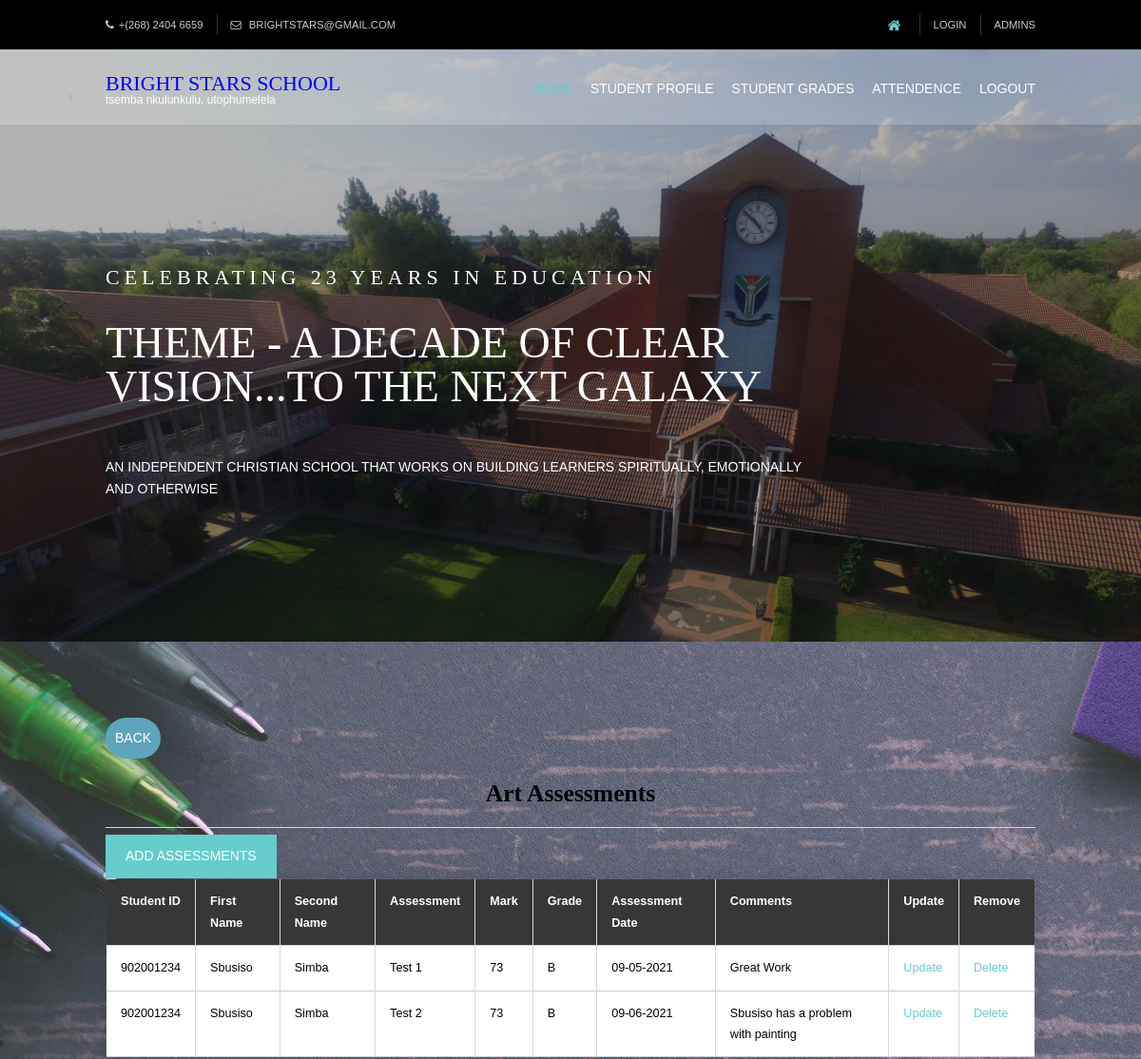
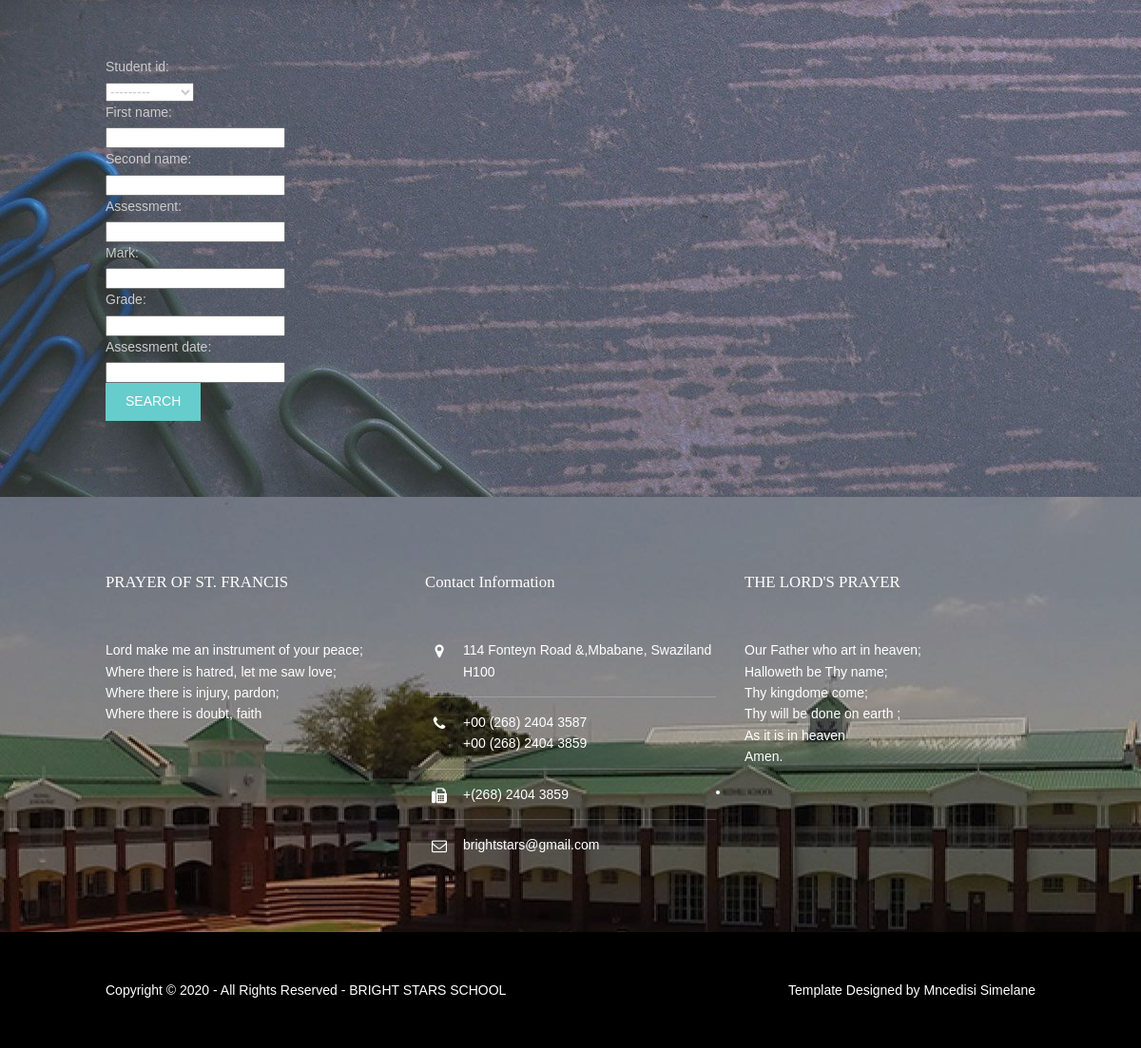
/arts/ (signed in), run on the app's committed database (2 pictures, top to bottom).
### school/models.py (models this page shows, shortened)
class art(models.Model):
	student_id = models.ForeignKey(student_profile, null=True, on_delete=models.SET_NULL)
	first_name = models.CharField(max_length=200, null=True)
	second_name = models.CharField(max_length=200, null=True)
	assessment = models.CharField(max_length=200, null=True)
	mark = models.CharField(max_length=200, null=True)
	grade = models.CharField(max_length=200, null=True)
	assessment_date = models.CharField(max_length=200, null=True)
	comments = models.CharField(max_length=200, null=True, blank=True)

class student_profile(models.Model):
	student_id = models.CharField(max_length=20, primary_key=True)
	user = models.OneToOneField(User, null=True, on_delete=models.CASCADE)
	first_name = models.CharField(max_length=200, null=True)
	second_name = models.CharField(max_length=200, null=True)
	date_of_birth = models.CharField(max_length=200, null=True)
	nationality = models.CharField(max_length=200, null=True)
	grade_and_class = models.CharField(max_length=200, null=True)
	profile_pic = models.ImageField(default='default.jpg', null=True, blank=True)
	allergies =  models.CharField(max_length=200, null=True)
	subjects = models.ManyToManyField(subject)
	def __str__(self):
		return self.student_id

### school/views.py (the view)
# urls.py: path('arts/', views.arts, name="arts"),
@login_required(login_url='login')
def arts(request):
	arts = art.objects.all()
	myFilter = artFilter(request.GET, queryset=arts)
	arts = myFilter.qs
	context = {'arts': arts, 'myFilter': myFilter}
	return render(request, 'school/arts.html',context)

### school/templates/school/arts.html (shortened to what this page needs)
{%  extends 'school/user_main.html' %}
{% block content %}
  <div class="ten">
  <main class="hoc container clear">
<a class="myButton2" href="{% url 'teacher_panel' %}">Back</a>
<br>
<br>
<div class="row">
	<div class="col-md-7">
		<h5 align="center">Art Assessments</h5>
		<hr>
		<div class="card card-body">
			<a class="btn btn-primary  btn-sm btn-block" href="{% url 'create_arts' %}">Add assessments</a>
			<table class="content-table">
				<thead>
				<tr>
					<th>Student ID</th>
					<th>First Name</th>
					<th>Second Name</th>
					<th>Assessment</th>
					<th>Mark</th>
					<th>Grade</th>
					<th>Assessment Date</th>
					<th>Comments</th>
					<th>Update</th>
					<th>Remove</th>
				</tr>
				</thead>
				<tbody>
				{% for i in arts %}
					<tr>
					<td>{{i.student_id}}</td>
					<td>{{i.first_name}}</td>
					<td>{{i.second_name}}</td>
					<td>{{i.assessment}}</td>
					<td>{{i.mark}}</td>
					<td>{{i.grade}}</td>
					<td>{{i.assessment_date}}</td>
					<td>{{i.comments}}</td>
					<td><a href="{% url 'update_arts' i.id %}">Update</a></td>
					<td><a href="{% url 'delete_arts' i.id %}">Delete</a></td>
					</tr>
				{% endfor %}
				</tbody>
			</table>
		</div>
	</div>
<br>
<br>
<div class="row">
	<div class="col">
		<div class="card card-body">
			<form method="get">
				{{myFilter.form}}
		    <button class="btn btn-primary" type="submit">Search</button>
		  </form>
		</div>
	</div>
</div>
</div>
</main>
</div>
{% endblock %}

### static/layout/styles/layout.css (style rules this page uses)
.container { padding:80px 0; }
*, *::before, *::after { transition:all .3s ease-in-out; }
table, th, td { border:1px solid; border-collapse:collapse; vertical-align:top; }
table, th { table-layout:auto; }
table { width:100%; margin-bottom:15px; }
th, td { padding:5px 8px; }
td { border-width:0 1px; }
body { color:#CBCBCB; background-color:#000000; }
a { color:#66CCCC; }
hr, .borderedbox { border-color:#D7D7D7; }
.btn, .btn.inverse:hover { color:#FFFFFF; background-color:#66CCCC; border-color:#66CCCC; }
table, th, td, #comments .avatar, #comments input, #comments textarea { border-color:#D7D7D7; }
th { color:#FFFFFF; background-color:#373737; }
tr, #comments li, #comments input[type="submit"], #comments input[type="reset"] { color:inherit; background-color:#FBFBFB; }
tr:nth-child(even), #comments li:nth-child(even) { color:inherit; background-color:#F7F7F7; }
table a, #comments a { background-color:inherit; }
@media screen and (min-width:978px) { .hoc { max-width:978px; } }

### static/layout/styles/framework.css (style rules this page uses)
html { overflow-y:scroll; overflow-x:hidden; }
html, body { margin:0; padding:0; font-size:14px; line-height:1.6em; }
*, *::before, *::after { box-sizing:border-box; }
.btn { display:inline-block; padding:10px 20px 12px; text-transform:uppercase; border:1px solid; }
.clear, .group { display:block; }
.clear::before, .clear::after, .group::before, .group::after { display:table; content:""; }
.clear, .clear::after, .group, .group::after { clear:both; }
a { outline:none; text-decoration:none; }
body, input, textarea, select { font-family:Verdana, Geneva, sans-serif; }
h1, h2, h3, h4, h5, h6, .heading { font-family:Georgia, "Times New Roman", Times, serif; }
form, fieldset, legend { margin:0; padding:0; border:none; }
label, input, textarea, select, button { display:block; resize:none; outline:none; color:inherit; font-size:inherit; font-family:inherit; vertical-align:middle; }
label { margin-bottom:5px; }
h1, h2, h3, h4, h5, h6, .heading { margin:0 0 20px 0; font-size:22px; line-height:normal; font-weight:normal; text-transform:capitalize; }
hr { display:block; width:100%; height:1px; border:solid; border-width:1px 0 0 0; }
.hoc { display:block; margin:0 auto; }
address, article, aside, figcaption, figure, footer, header, main, nav, section { display:block; margin:0; padding:0; }

### school/templates/school/arts.html (style rules this page uses)
div.ten { background-image: url("../images/r.jpg"); background-color: #c2e9fb; }
.content-table { border-collapse: collapse; margin-left: auto; margin-right: auto; font-size: 0.9em; min-width: 400px; border-radius: 5px 5px 0 0; overflow: hidden; box-shadow: 0 0 20px rgba(0, 0, 0, 0.15); }
.content-table thead tr { background-color: black; color: #ffffff; text-align: left; font-weight: bold; }
.content-table th { padding: 12px 15px; }
.content-table td { padding: 12px 15px; color: black; }
.content-table tbody tr { background-color: #ffff; }
.content-table tbody tr { border-bottom: 1px solid; }
.content-table tbody tr:nth-of-type(even) { background-color: white; }
.content-table tbody tr:last-of-type { border-bottom: 2px solid; }
h5 { font-family: Poiret One; font-size: 1.83em; font-weight: bold; color: black; float: center; }
.myButton2 { color: #fff !important; text-transform: uppercase; text-decoration: none; background: #60a3bc; padding: 10px; border-radius: 30px; display: inline-block; border: none; transition: all 0.4s ease 0s; }

### data on the page
art: student_id "902001234", first_name "Sbusiso", second_name "Simba", assessment "Test 1", mark "73", grade "B", assessment_date "09-05-2021", comments "Great Work"
art: student_id "902001234", first_name "Sbusiso", second_name "Simba", assessment "Test 2", mark "73", grade "B", assessment_date "09-06-2021", comments "Sbusiso has a problem with painting"
student_profile: student_id "---------"
